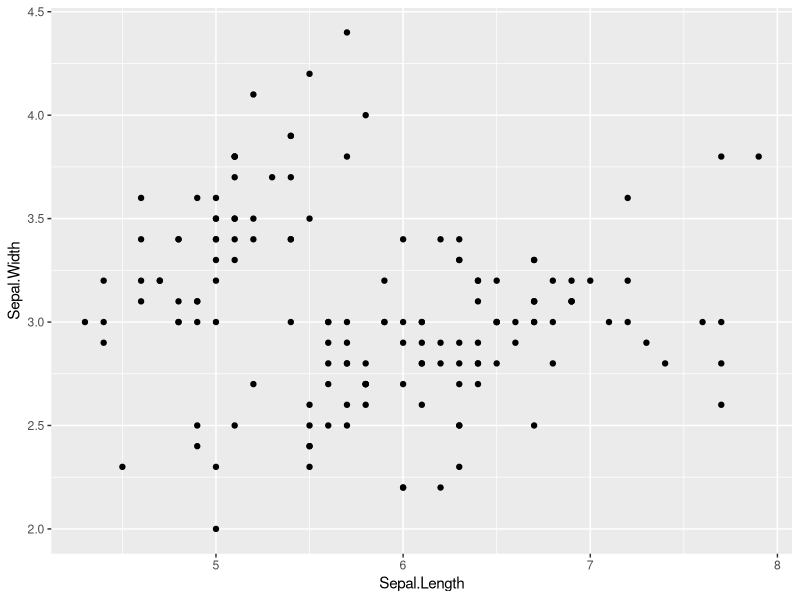
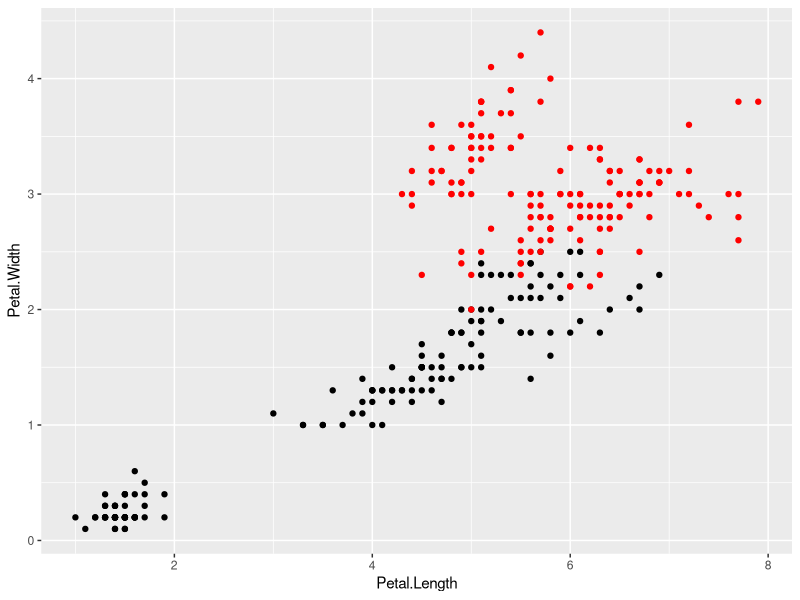
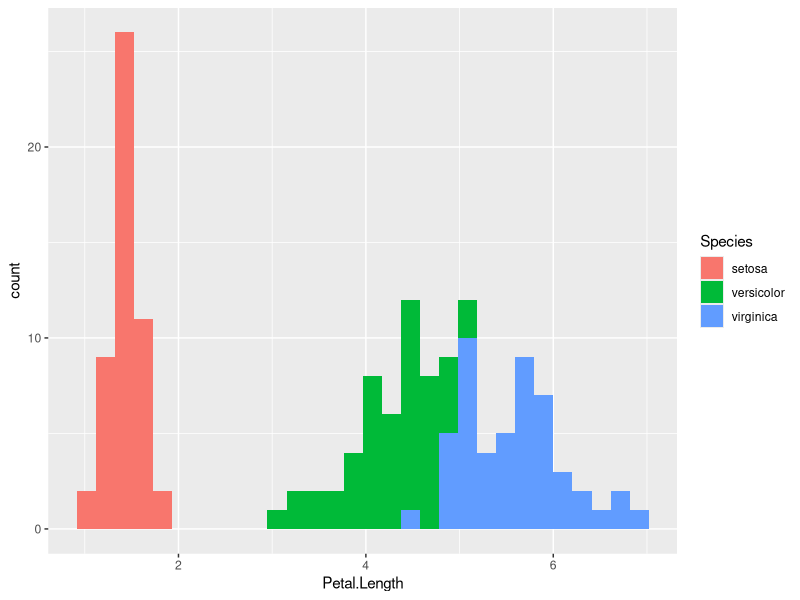
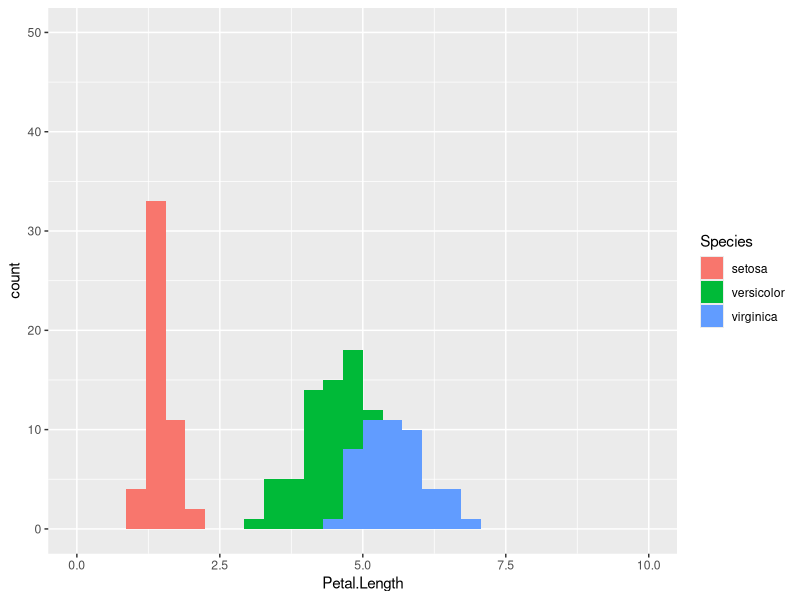
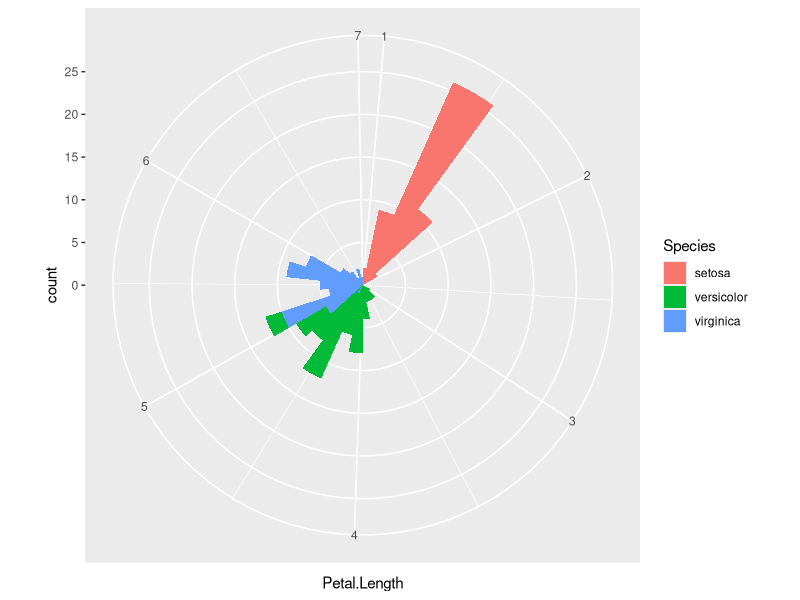
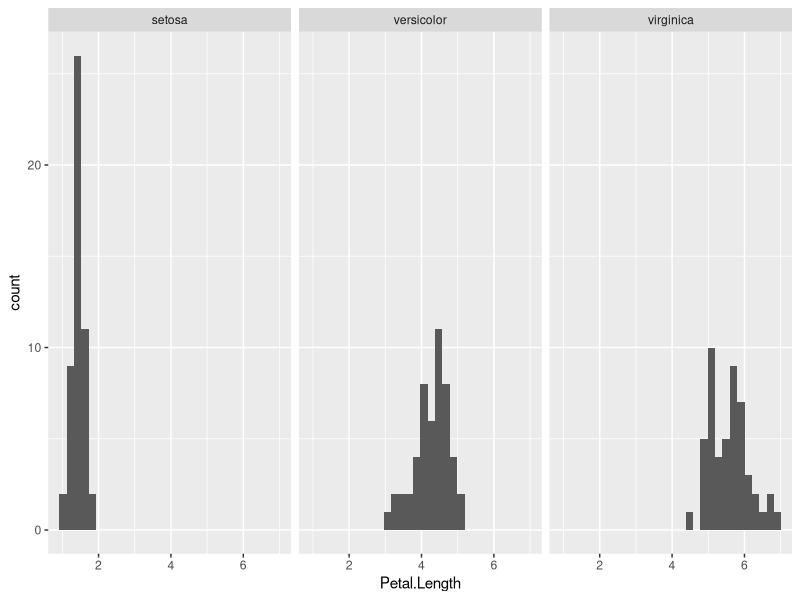
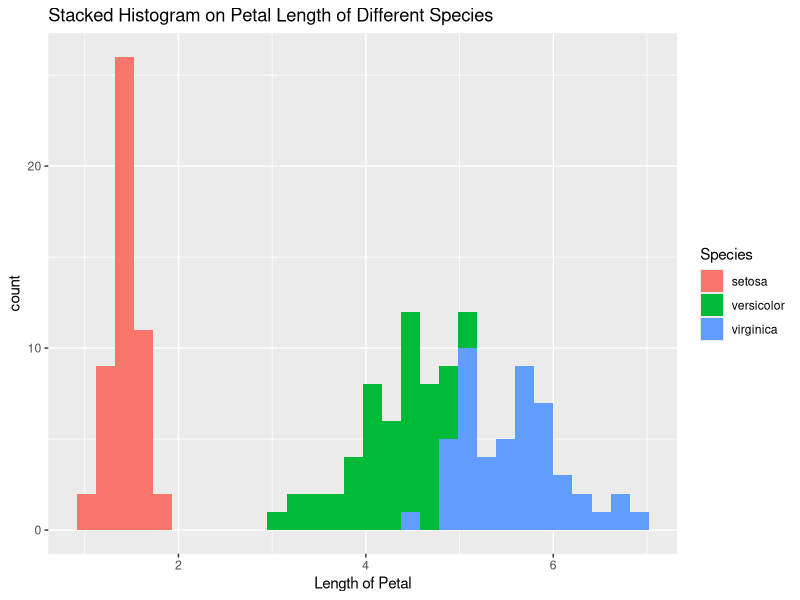

Source code (R) for these figures, in order:
## ---- chunk 1
library(ggplot2)
library(datasets)

# Using 'iris' in 'datasets' library as data
ggplot(data = datasets::iris) +  #Data part
  geom_point(aes(Sepal.Length, Sepal.Width))  #Mapping part
## ---- chunk 2
ggplot(data = datasets::iris) +  #Data part
  geom_point(aes(Petal.Length, Petal.Width)) +  #layer 1 with mapping 
  geom_point(aes(Sepal.Length, Sepal.Width), color='red')  #layer 2 with a different mapping
## ---- chunk 3
ggplot(data = datasets::iris) + 
  geom_histogram(mapping=aes(x=Petal.Length, fill=Species), 
                 stat = 'bin',position = 'stack') 
## ---- chunk 4
ggplot(data = datasets::iris) + 
  geom_histogram(mapping=aes(x=Petal.Length, fill=Species), stat = 'bin',position = 'stack')+
  scale_x_continuous(limits = c(0, 10)) +
  scale_y_continuous(limits = c(0, 50))
## ---- chunk 5
ggplot(data = datasets::iris) + 
  geom_histogram(mapping=aes(x=Petal.Length, fill=Species), 
                 stat = 'bin',position = 'stack') +
  coord_polar()
## ---- chunk 6
ggplot(data = datasets::iris) + 
  geom_histogram(mapping=aes(x=Petal.Length), stat = 'bin')+
  facet_wrap(iris$Species)
## ---- chunk 7
ggplot(data = datasets::iris) + 
  geom_histogram(mapping=aes(x=Petal.Length, fill=Species), 
                 stat = 'bin',position = 'stack')+
  ggtitle('Stacked Histogram on Petal Length of Different Species') +
  xlab('Length of Petal')
